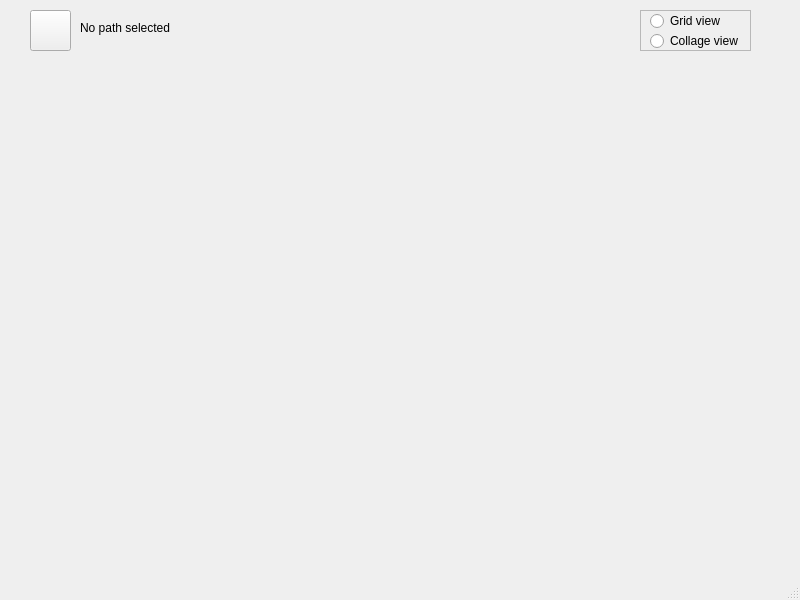
<?xml version="1.0" encoding="UTF-8"?>
<ui version="4.0">
 <class>MainWindow</class>
 <widget class="QMainWindow" name="MainWindow">
  <property name="geometry">
   <rect>
    <x>0</x>
    <y>0</y>
    <width>800</width>
    <height>600</height>
   </rect>
  </property>
  <property name="windowTitle">
   <string>MainWindow</string>
  </property>
  <widget class="QWidget" name="centralwidget">
   <widget class="QPushButton" name="folderBtn">
    <property name="geometry">
     <rect>
      <x>30</x>
      <y>10</y>
      <width>41</width>
      <height>41</height>
     </rect>
    </property>
    <property name="text">
     <string/>
    </property>
    <property name="icon">
     <iconset resource="resources.qrc">
      <normaloff>:/res/icons/folder.png</normaloff>:/res/icons/folder.png</iconset>
    </property>
    <property name="iconSize">
     <size>
      <width>16</width>
      <height>16</height>
     </size>
    </property>
   </widget>
   <widget class="QLabel" name="pathLabel">
    <property name="geometry">
     <rect>
      <x>80</x>
      <y>20</y>
      <width>101</width>
      <height>16</height>
     </rect>
    </property>
    <property name="text">
     <string>No path selected</string>
    </property>
   </widget>
   <widget class="QFrame" name="viewModeFrame">
    <property name="geometry">
     <rect>
      <x>640</x>
      <y>10</y>
      <width>111</width>
      <height>41</height>
     </rect>
    </property>
    <property name="frameShape">
     <enum>QFrame::StyledPanel</enum>
    </property>
    <property name="frameShadow">
     <enum>QFrame::Raised</enum>
    </property>
    <widget class="QRadioButton" name="gridViewRadioBtn">
     <property name="geometry">
      <rect>
       <x>10</x>
       <y>0</y>
       <width>91</width>
       <height>22</height>
      </rect>
     </property>
     <property name="text">
      <string>Grid view</string>
     </property>
    </widget>
    <widget class="QRadioButton" name="collageViewRadioBtn">
     <property name="geometry">
      <rect>
       <x>10</x>
       <y>20</y>
       <width>91</width>
       <height>22</height>
      </rect>
     </property>
     <property name="text">
      <string>Collage view</string>
     </property>
    </widget>
   </widget>
   <widget class="GalleryWidget" name="galleryWidget" native="true">
    <property name="geometry">
     <rect>
      <x>30</x>
      <y>60</y>
      <width>721</width>
      <height>501</height>
     </rect>
    </property>
   </widget>
  </widget>
  <widget class="QMenuBar" name="menubar">
   <property name="geometry">
    <rect>
     <x>0</x>
     <y>0</y>
     <width>800</width>
     <height>21</height>
    </rect>
   </property>
  </widget>
  <widget class="QStatusBar" name="statusbar"/>
 </widget>
 <customwidgets>
  <customwidget>
   <class>GalleryWidget</class>
   <extends>QWidget</extends>
   <header>gallerywidget.h</header>
   <container>1</container>
  </customwidget>
 </customwidgets>
 <resources>
  <include location="resources.qrc"/>
 </resources>
 <connections/>
</ui>
